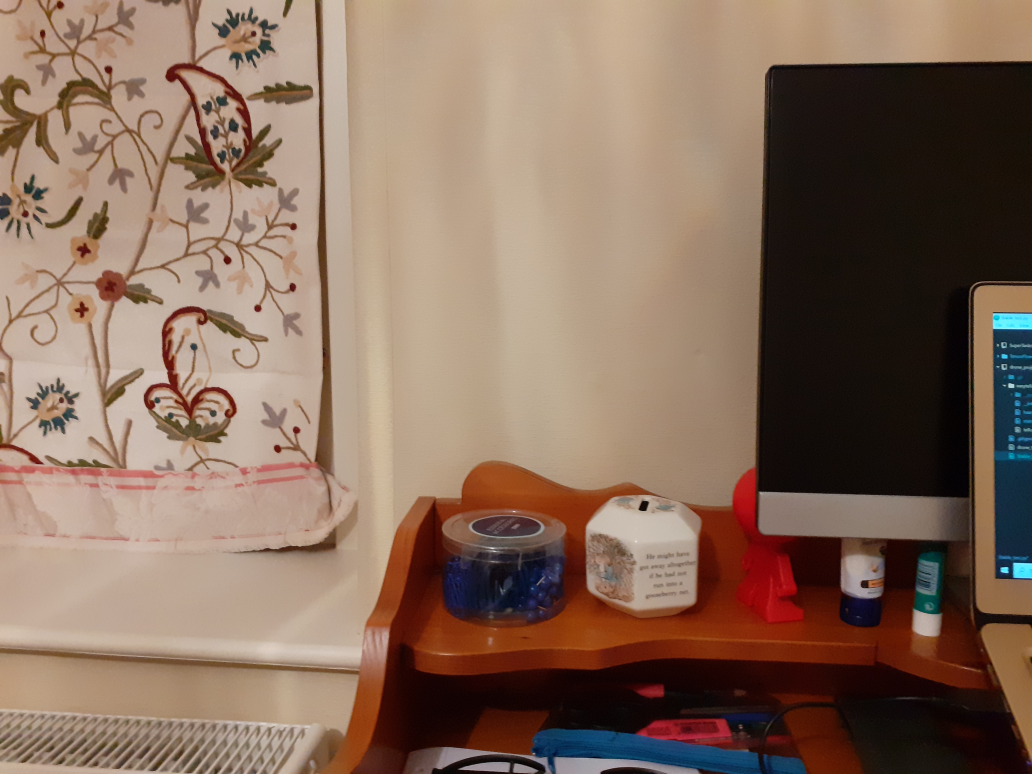
#> input picture Img1.jpg, 4128 x 3096 px, given in place of testvid.avi, which was not available (shown at 1/4 size)
$ python stabiliser_test.py
#> lines starting #> are read from the running program, lines starting #| are printed output that depends on the picture
import cv2
import numpy as np
import queue

cap = cv2.VideoCapture('testvid.avi')
q = queue.Queue()
frame_count = 0

while True:
    ret, img1 = cap.read()
#> img1 is the input picture: shape (3096, 4128, 3); mean B, G, R 92.7, 109.2, 134.8

    prev_gray = cv2.resize(cv2.cvtColor(img1, cv2.COLOR_BGR2GRAY), (0,0), fx = 0.125, fy = 0.125)
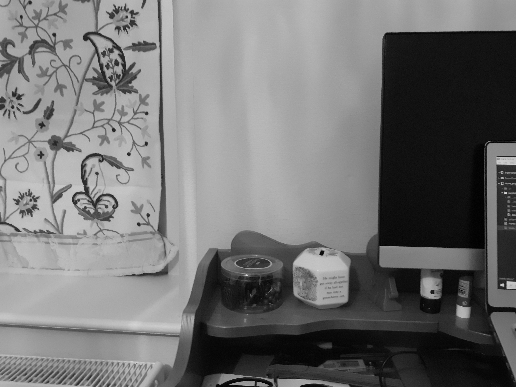
#> prev_gray: shape (387, 516); min 0, max 218, mean 115
    prev_points = cv2.goodFeaturesToTrack(prev_gray, maxCorners = 200, qualityLevel = 0.01, minDistance = 30, blockSize = 3)
#> prev_points = 71 rows, first 8: [503, 285], [505, 193], [128, 154], [320, 254], [84, 191], [138, 223], [147, 113], [53, 34]

    if not q.empty():
        img2 = q.get()
        cur_gray = cv2.resize(cv2.cvtColor(img2, cv2.COLOR_BGR2GRAY), (0,0), fx = 0.125, fy = 0.125)
        curr_points, status, err = cv2.calcOpticalFlowPyrLK(prev_gray, cur_gray, prev_points, None)

        assert prev_points.shape == curr_points.shape

        idx = np.where(status==1)[0]
        prev_points = prev_points[idx]
        curr_points = curr_points[idx]

        [transform, inlierPoints] = cv2.estimateAffinePartial2D(prev_points, curr_points)

        if sum(transform[0]) > 1:
            frame_count += 1
        else:
            frame_count -= 1
        print(frame_count)

    q.put(img1)

    k = cv2.waitKey(1) & 0xFF
#> (key Esc is pressed here)
    if k == 27:
        break

#print(sum(transform[0]))
#print(sum(transform[1]))

$ run again, on Img2.jpg
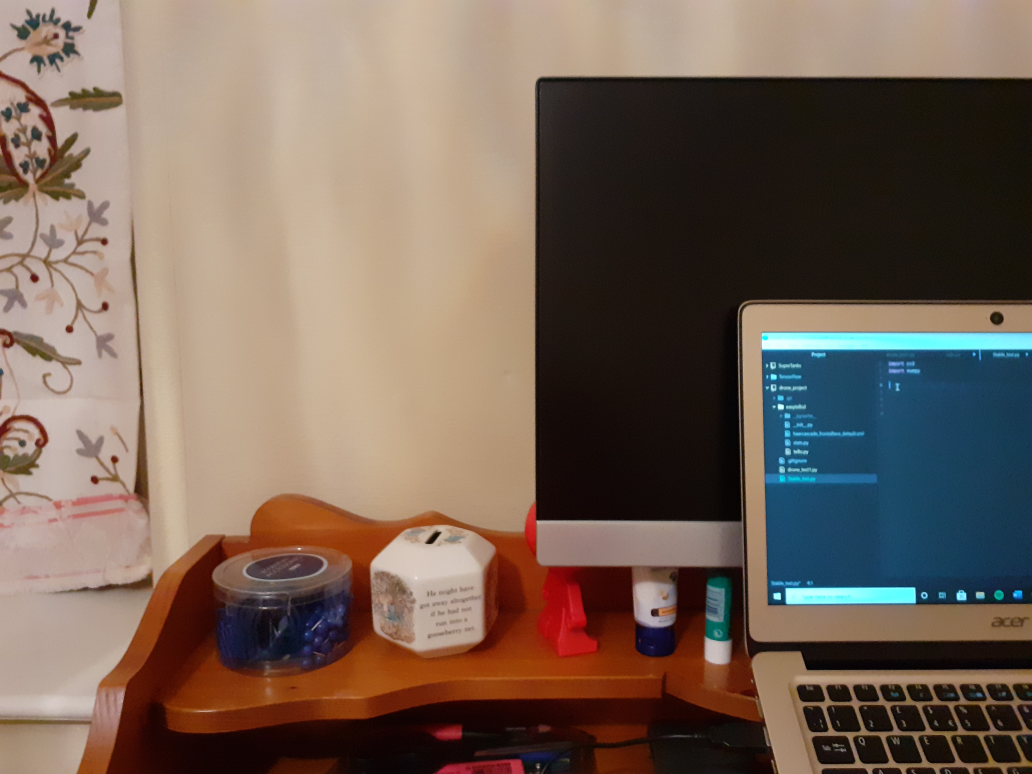
#> input picture Img2.jpg, 4128 x 3096 px, given in place of testvid.avi, which was not available (shown at 1/4 size)
#> img1 is the input picture: shape (3096, 4128, 3); mean B, G, R 87.9, 100, 118
#> `prev_gray = cv2.resize(cv2.cvtColor(img1, cv2.COLOR_BGR2GRAY), (0,0), ..`:
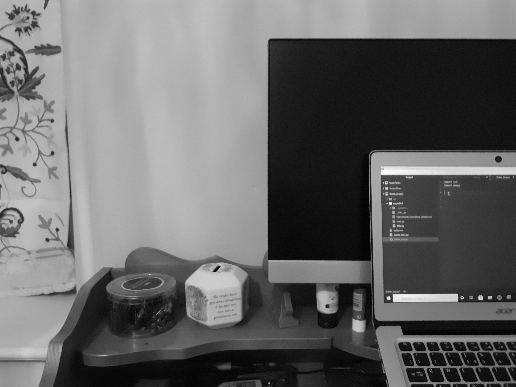
#> prev_gray: shape (387, 516); min 0, max 249, mean 104.1
#> prev_points = 52 rows, first 8: [390, 203], [388, 297], [488, 297], [219, 266], [326, 306], [457, 294], [52, 121], [34, 164]

$ run again, on test_pic.jpg
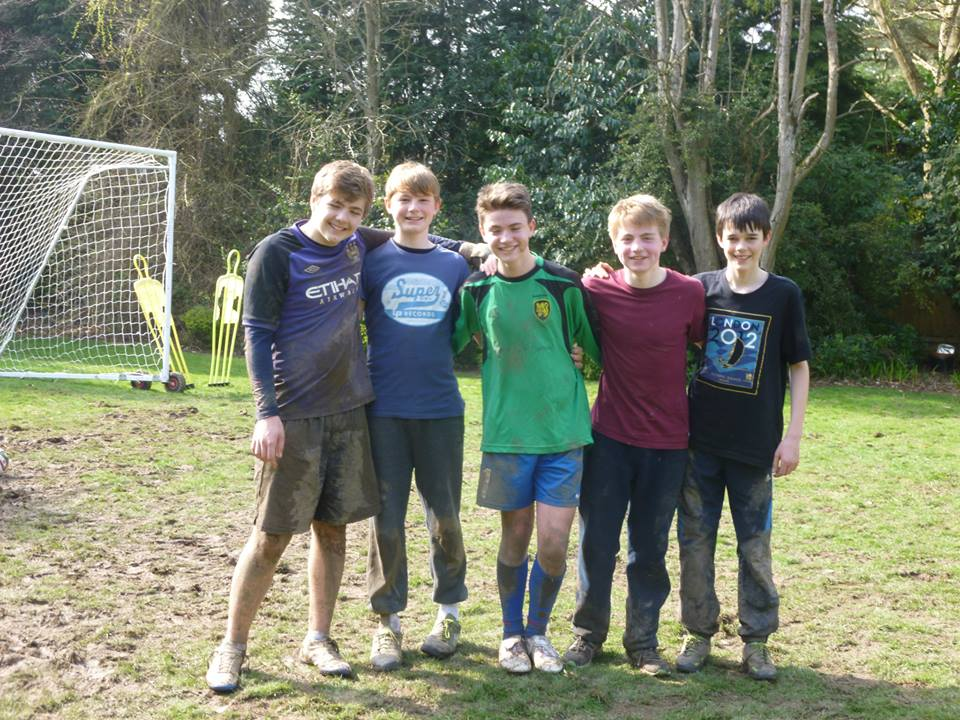
#> input picture test_pic.jpg, 960 x 720 px, given in place of testvid.avi, which was not available
#> img1 is the input picture: shape (720, 960, 3); mean B, G, R 106.5, 125.4, 119.4
#> `prev_gray = cv2.resize(cv2.cvtColor(img1, cv2.COLOR_BGR2GRAY), (0,0), ..`:
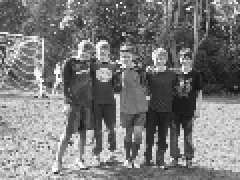
#> prev_gray: shape (90, 120) (shown 2 times larger); min 19, max 255, mean 121.5
#> prev_points = [[57, 47], [61, 16], [35, 71], [68, 83], [30, 14], [93, 4], [1, 24], [100, 45], [2, 81], [106, 80]]
